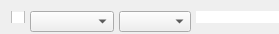
   <widget class="QWidget" name="layoutWidget">
    <property name="geometry">
     <rect>
      <x>23</x>
      <y>20</y>
      <width>279</width>
      <height>34</height>
     </rect>
    </property>
    <layout class="QHBoxLayout" name="horizontalLayout">
     <property name="spacing">
      <number>5</number>
     </property>
     <property name="sizeConstraint">
      <enum>QLayout::SetNoConstraint</enum>
     </property>
     <property name="rightMargin">
      <number>0</number>
     </property>
     <item>
      <widget class="QCheckBox" name="checkFluor">
       <property name="sizePolicy">
        <sizepolicy hsizetype="Fixed" vsizetype="Fixed">
         <horstretch>0</horstretch>
         <verstretch>0</verstretch>
        </sizepolicy>
       </property>
       <property name="text">
        <string/>
       </property>
      </widget>
     </item>
     <item>
      <widget class="QComboBox" name="fluorLabel">
       <property name="sizePolicy">
        <sizepolicy hsizetype="Preferred" vsizetype="Fixed">
         <horstretch>0</horstretch>
         <verstretch>0</verstretch>
        </sizepolicy>
       </property>
       <property name="minimumSize">
        <size>
         <width>20</width>
         <height>21</height>
        </size>
       </property>
       <property name="focusPolicy">
        <enum>Qt::NoFocus</enum>
       </property>
       <property name="editable">
        <bool>false</bool>
       </property>
       <property name="sizeAdjustPolicy">
        <enum>QComboBox::AdjustToContentsOnFirstShow</enum>
       </property>
      </widget>
     </item>
     <item>
      <widget class="QComboBox" name="fluorName">
       <property name="sizePolicy">
        <sizepolicy hsizetype="Fixed" vsizetype="Fixed">
         <horstretch>0</horstretch>
         <verstretch>0</verstretch>
        </sizepolicy>
       </property>
       <property name="minimumSize">
        <size>
         <width>30</width>
         <height>21</height>
        </size>
       </property>
       <property name="focusPolicy">
        <enum>Qt::NoFocus</enum>
       </property>
       <property name="editable">
        <bool>false</bool>
       </property>
       <property name="sizeAdjustPolicy">
        <enum>QComboBox::AdjustToContentsOnFirstShow</enum>
       </property>
      </widget>
     </item>
     <item>
      <widget class="QLineEdit" name="energyDisplay">
       <property name="sizePolicy">
        <sizepolicy hsizetype="Ignored" vsizetype="Fixed">
         <horstretch>0</horstretch>
         <verstretch>0</verstretch>
        </sizepolicy>
       </property>
       <property name="minimumSize">
        <size>
         <width>0</width>
         <height>0</height>
        </size>
       </property>
       <property name="sizeIncrement">
        <size>
         <width>0</width>
         <height>0</height>
        </size>
       </property>
       <property name="palette">
        <palette>
         <active>
          <colorrole role="WindowText">
           <brush brushstyle="SolidPattern">
            <color alpha="255">
             <red>0</red>
             <green>0</green>
             <blue>0</blue>
            </color>
           </brush>
          </colorrole>
          <colorrole role="Text">
           <brush brushstyle="SolidPattern">
            <color alpha="255">
             <red>27</red>
             <green>13</green>
             <blue>139</blue>
            </color>
           </brush>
          </colorrole>
          <colorrole role="ButtonText">
           <brush brushstyle="SolidPattern">
            <color alpha="255">
             <red>0</red>
             <green>0</green>
             <blue>0</blue>
            </color>
           </brush>
          </colorrole>
         </active>
         <inactive>
          <colorrole role="WindowText">
           <brush brushstyle="SolidPattern">
            <color alpha="255">
             <red>0</red>
             <green>0</green>
             <blue>0</blue>
            </color>
           </brush>
          </colorrole>
          <colorrole role="Text">
           <brush brushstyle="SolidPattern">
            <color alpha="255">
             <red>27</red>
             <green>13</green>
             <blue>139</blue>
            </color>
           </brush>
          </colorrole>
          <colorrole role="ButtonText">
           <brush brushstyle="SolidPattern">
            <color alpha="255">
             <red>0</red>
             <green>0</green>
             <blue>0</blue>
            </color>
           </brush>
          </colorrole>
         </inactive>
         <disabled>
          <colorrole role="WindowText">
           <brush brushstyle="SolidPattern">
            <color alpha="255">
             <red>170</red>
             <green>170</green>
             <blue>255</blue>
            </color>
           </brush>
          </colorrole>
          <colorrole role="Text">
           <brush brushstyle="SolidPattern">
            <color alpha="255">
             <red>170</red>
             <green>170</green>
             <blue>255</blue>
            </color>
           </brush>
          </colorrole>
          <colorrole role="ButtonText">
           <brush brushstyle="SolidPattern">
            <color alpha="255">
             <red>170</red>
             <green>170</green>
             <blue>255</blue>
            </color>
           </brush>
          </colorrole>
         </disabled>
        </palette>
       </property>
       <property name="maxLength">
        <number>32767</number>
       </property>
       <property name="frame">
        <bool>false</bool>
       </property>
       <property name="alignment">
        <set>Qt::AlignCenter</set>
       </property>
       <property name="readOnly">
        <bool>true</bool>
       </property>
      </widget>
     </item>
    </layout>
   </widget>
